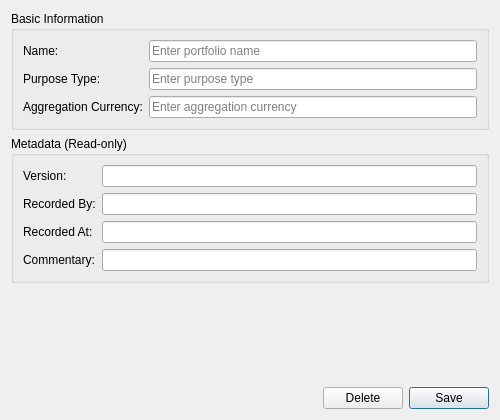
<?xml version="1.0" encoding="UTF-8"?>
<ui version="4.0">
 <class>PortfolioDetailDialog</class>
 <widget class="QWidget" name="PortfolioDetailDialog">
  <property name="geometry">
   <rect>
    <x>0</x>
    <y>0</y>
    <width>500</width>
    <height>420</height>
   </rect>
  </property>
  <property name="sizePolicy">
   <sizepolicy hsizetype="Preferred" vsizetype="Preferred">
    <horstretch>0</horstretch>
    <verstretch>0</verstretch>
   </sizepolicy>
  </property>
  <property name="minimumSize">
   <size>
    <width>450</width>
    <height>0</height>
   </size>
  </property>
  <property name="windowTitle">
   <string>Portfolio Details</string>
  </property>
  <layout class="QVBoxLayout" name="verticalLayout">
   <item>
    <widget class="QGroupBox" name="basicInfoGroup">
     <property name="title">
      <string>Basic Information</string>
     </property>
     <layout class="QFormLayout" name="formLayout">
      <item row="0" column="0">
       <widget class="QLabel" name="label_nameEdit">
        <property name="text">
         <string>Name:</string>
        </property>
       </widget>
      </item>
      <item row="0" column="1">
       <widget class="QLineEdit" name="nameEdit">
        <property name="placeholderText">
         <string>Enter portfolio name</string>
        </property>
       </widget>
      </item>
      <item row="1" column="0">
       <widget class="QLabel" name="label_purposeTypeEdit">
        <property name="text">
         <string>Purpose Type:</string>
        </property>
       </widget>
      </item>
      <item row="1" column="1">
       <widget class="QLineEdit" name="purposeTypeEdit">
        <property name="placeholderText">
         <string>Enter purpose type</string>
        </property>
       </widget>
      </item>
      <item row="2" column="0">
       <widget class="QLabel" name="label_aggregationCcyEdit">
        <property name="text">
         <string>Aggregation Currency:</string>
        </property>
       </widget>
      </item>
      <item row="2" column="1">
       <widget class="QLineEdit" name="aggregationCcyEdit">
        <property name="placeholderText">
         <string>Enter aggregation currency</string>
        </property>
       </widget>
      </item>
     </layout>
    </widget>
   </item>
   <item>
    <widget class="QGroupBox" name="metadataGroup">
     <property name="title">
      <string>Metadata (Read-only)</string>
     </property>
     <layout class="QFormLayout" name="formLayout_2">
      <item row="0" column="0">
       <widget class="QLabel" name="labelVersion">
        <property name="text">
         <string>Version:</string>
        </property>
       </widget>
      </item>
      <item row="0" column="1">
       <widget class="QLineEdit" name="versionEdit">
        <property name="readOnly">
         <bool>true</bool>
        </property>
       </widget>
      </item>
      <item row="1" column="0">
       <widget class="QLabel" name="labelRecordedBy">
        <property name="text">
         <string>Recorded By:</string>
        </property>
       </widget>
      </item>
      <item row="1" column="1">
       <widget class="QLineEdit" name="recordedByEdit">
        <property name="readOnly">
         <bool>true</bool>
        </property>
       </widget>
      </item>
      <item row="2" column="0">
       <widget class="QLabel" name="labelRecordedAt">
        <property name="text">
         <string>Recorded At:</string>
        </property>
       </widget>
      </item>
      <item row="2" column="1">
       <widget class="QLineEdit" name="recordedAtEdit">
        <property name="readOnly">
         <bool>true</bool>
        </property>
       </widget>
      </item>
      <item row="3" column="0">
       <widget class="QLabel" name="labelCommentary">
        <property name="text">
         <string>Commentary:</string>
        </property>
       </widget>
      </item>
      <item row="3" column="1">
       <widget class="QLineEdit" name="commentaryEdit">
        <property name="readOnly">
         <bool>true</bool>
        </property>
       </widget>
      </item>
     </layout>
    </widget>
   </item>
   <item>
    <spacer name="verticalSpacer">
     <property name="orientation">
      <enum>Qt::Vertical</enum>
     </property>
     <property name="sizeHint" stdset="0">
      <size>
       <width>20</width>
       <height>40</height>
      </size>
     </property>
    </spacer>
   </item>
   <item>
    <layout class="QHBoxLayout" name="buttonLayout">
     <item>
      <spacer name="horizontalSpacer">
       <property name="orientation">
        <enum>Qt::Horizontal</enum>
       </property>
       <property name="sizeHint" stdset="0">
        <size>
         <width>40</width>
         <height>20</height>
        </size>
       </property>
      </spacer>
     </item>
     <item>
      <widget class="QPushButton" name="deleteButton">
       <property name="text">
        <string>Delete</string>
       </property>
      </widget>
     </item>
     <item>
      <widget class="QPushButton" name="saveButton">
       <property name="text">
        <string>Save</string>
       </property>
       <property name="default">
        <bool>true</bool>
       </property>
      </widget>
     </item>
    </layout>
   </item>
  </layout>
 </widget>
 <resources/>
 <connections/>
</ui>
